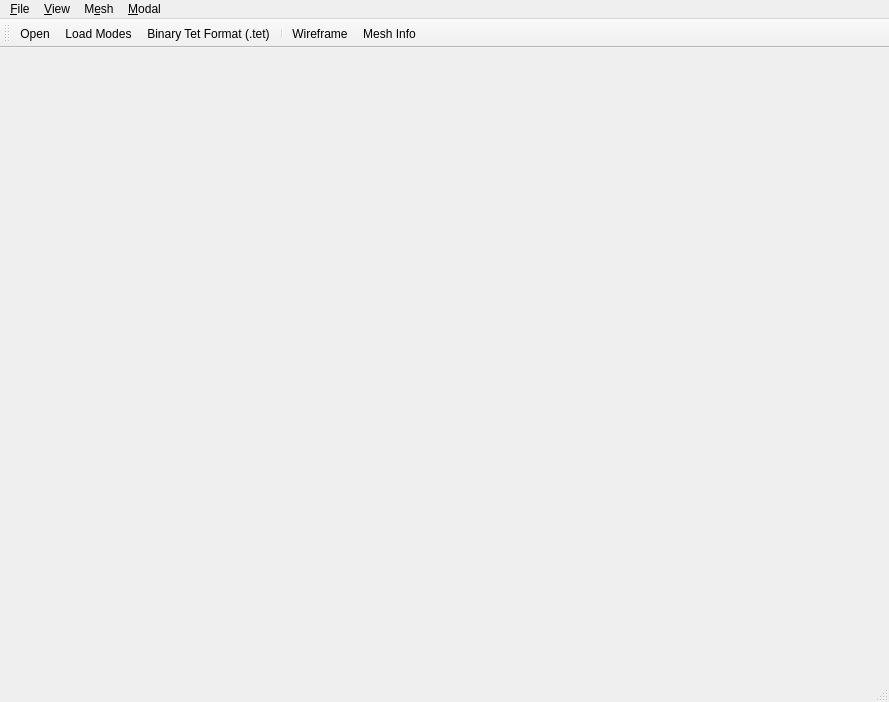
<?xml version="1.0" encoding="UTF-8"?>
<ui version="4.0">
 <class>TetViewerFrame</class>
 <widget class="QMainWindow" name="TetViewerFrame">
  <property name="geometry">
   <rect>
    <x>0</x>
    <y>0</y>
    <width>889</width>
    <height>702</height>
   </rect>
  </property>
  <property name="windowTitle">
   <string>Tetrahedron Viewer</string>
  </property>
  <property name="windowIcon">
   <iconset resource="images.qrc">
    <normaloff>:/images/obb.png</normaloff>:/images/obb.png</iconset>
  </property>
  <widget class="QWidget" name="centralwidget">
   <layout class="QHBoxLayout" name="horizontalLayout">
    <item>
     <widget class="TetViewerCanvas" name="canvas" native="true"/>
    </item>
   </layout>
  </widget>
  <widget class="QMenuBar" name="menubar">
   <property name="geometry">
    <rect>
     <x>0</x>
     <y>0</y>
     <width>889</width>
     <height>26</height>
    </rect>
   </property>
   <widget class="QMenu" name="menuFile">
    <property name="title">
     <string>&amp;File</string>
    </property>
    <widget class="QMenu" name="menuExport">
     <property name="title">
      <string>Export</string>
     </property>
     <addaction name="actionBinaryTetFormat"/>
     <addaction name="actionTextTetFormat"/>
     <addaction name="actionAbaqusTetFormat"/>
    </widget>
    <addaction name="actionOpen"/>
    <addaction name="menuExport"/>
   </widget>
   <widget class="QMenu" name="menuModal">
    <property name="title">
     <string>&amp;Modal</string>
    </property>
    <addaction name="separator"/>
    <addaction name="actionLoadModes"/>
    <addaction name="actionModeShapes"/>
   </widget>
   <widget class="QMenu" name="menuView">
    <property name="title">
     <string>&amp;View</string>
    </property>
    <addaction name="actionWireframe"/>
    <addaction name="separator"/>
    <addaction name="actionMeshInfo"/>
   </widget>
   <widget class="QMenu" name="menuMesh">
    <property name="title">
     <string>M&amp;esh</string>
    </property>
    <addaction name="actionCheckUselessVertex"/>
   </widget>
   <addaction name="menuFile"/>
   <addaction name="menuView"/>
   <addaction name="menuMesh"/>
   <addaction name="menuModal"/>
  </widget>
  <widget class="QStatusBar" name="statusbar"/>
  <widget class="QToolBar" name="toolBar">
   <property name="windowTitle">
    <string>toolBar</string>
   </property>
   <attribute name="toolBarArea">
    <enum>TopToolBarArea</enum>
   </attribute>
   <attribute name="toolBarBreak">
    <bool>false</bool>
   </attribute>
   <addaction name="actionOpen"/>
   <addaction name="actionLoadModes"/>
   <addaction name="actionBinaryTetFormat"/>
   <addaction name="separator"/>
   <addaction name="actionWireframe"/>
   <addaction name="actionMeshInfo"/>
  </widget>
  <action name="actionOpen">
   <property name="icon">
    <iconset resource="images.qrc">
     <normaloff>:/images/load.png</normaloff>:/images/load.png</iconset>
   </property>
   <property name="text">
    <string>&amp;Open</string>
   </property>
  </action>
  <action name="actionModeShapes">
   <property name="text">
    <string>Mode Shapes</string>
   </property>
  </action>
  <action name="actionLoadModes">
   <property name="icon">
    <iconset resource="images.qrc">
     <normaloff>:/images/load_frac.png</normaloff>:/images/load_frac.png</iconset>
   </property>
   <property name="text">
    <string>Load Modes</string>
   </property>
  </action>
  <action name="actionWireframe">
   <property name="checkable">
    <bool>true</bool>
   </property>
   <property name="icon">
    <iconset resource="images.qrc">
     <normaloff>:/images/wireframe.png</normaloff>:/images/wireframe.png</iconset>
   </property>
   <property name="text">
    <string>&amp;Wireframe</string>
   </property>
  </action>
  <action name="actionBinaryTetFormat">
   <property name="icon">
    <iconset resource="images.qrc">
     <normaloff>:/images/binary.png</normaloff>:/images/binary.png</iconset>
   </property>
   <property name="text">
    <string>Binary Tet Format (.tet)</string>
   </property>
  </action>
  <action name="actionTextTetFormat">
   <property name="text">
    <string>Text Tet Format (.node/.ele)</string>
   </property>
  </action>
  <action name="actionMeshInfo">
   <property name="checkable">
    <bool>true</bool>
   </property>
   <property name="icon">
    <iconset resource="images.qrc">
     <normaloff>:/images/info.png</normaloff>:/images/info.png</iconset>
   </property>
   <property name="text">
    <string>&amp;Mesh Info</string>
   </property>
  </action>
  <action name="actionCheckUselessVertex">
   <property name="text">
    <string>Check Useless Vertex</string>
   </property>
  </action>
  <action name="actionAbaqusTetFormat">
   <property name="text">
    <string>Abaqus Tet Format (.aba)</string>
   </property>
  </action>
 </widget>
 <customwidgets>
  <customwidget>
   <class>TetViewerCanvas</class>
   <extends></extends>
   <header>tools/TetViewerCanvas.h</header>
  </customwidget>
 </customwidgets>
 <resources>
  <include location="images.qrc"/>
 </resources>
 <connections/>
</ui>
